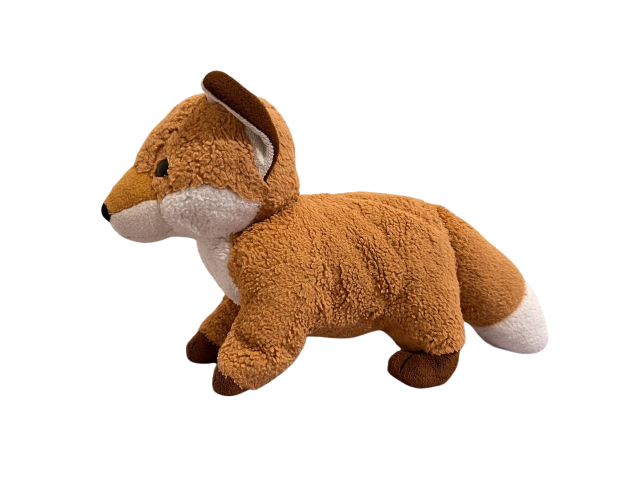
#> input picture tools/2024-11-04_23.34.04-removebg.png, 1280 x 960 px (shown at 1/2 size)
$ python -i add_sign_waymo.py   (imports and definitions only)
#> lines starting #> are read from the running program, lines starting #| are printed output that depends on the picture
from PIL import Image
import io
import numpy as np
import os
import shutil

def copy_files(input_path, output_path):
    """
    將文件從input路徑複製到output路徑

    Parameters:
    input_path (str): 輸入文件的路徑
    output_path (str): 輸出文件的目標路徑
    """
    try:
        os.makedirs(os.path.dirname(output_path), exist_ok=True)
        shutil.copy2(input_path, output_path)
        print(f"成功複製文件從 {input_path} 到 {output_path}")

    except FileNotFoundError:
        print(f"錯誤：找不到輸入文件 {input_path}")
    except PermissionError:
        print(f"錯誤：沒有權限訪問文件 {input_path} 或 {output_path}")
    except Exception as e:
        print(f"錯誤：複製文件時發生錯誤 - {str(e)}")


def save_resized_image(input_path, output_path):
    """
    保存已resize的圖片到指定路徑

    Parameters:
    input_path (str): 輸入圖片的路徑
    output_path (str): 輸出圖片的目標路徑
    """
    try:
        # 確保輸出目錄存在
        os.makedirs(os.path.dirname(output_path), exist_ok=True)

        # 複製圖片到新位置
        shutil.copy2(input_path, output_path)
        print(f"圖片已成功保存到: {output_path}")

    except Exception as e:
        print(f"保存圖片時發生錯誤: {str(e)}")

def process_image(input_path, output_path, mask_output_path=None):
    # 加載原圖
#> called with input_path = '2024-11-04_23.34.04-removebg.png', output_path = 'out.png'
    original_image = Image.open(input_path)
#> original_image is the input picture: PIL image 1280x960 RGBA; mean R, G, B, A 36.5, 23.7, 14.1, 58.5

    # 加載 sign.jpg 並去背
    with open('/home/hentci/code/gs-playground/tools/2024-11-04_23.34.04-removebg.png', 'rb') as f:
        sign_image_data = f.read()

    sign_image = Image.open(io.BytesIO(sign_image_data)).convert("RGBA")

    # 計算放置 sign 圖片的位置（中心）
    position = ((original_image.width - sign_image.width) // 2,
                (original_image.height - sign_image.height) // 2)
#> position = (0, 0)

    # 將原圖轉換為 RGBA 模式
    original_image = original_image.convert("RGBA")

    # 創建一個與原圖大小相同的透明圖層
    transparent = Image.new('RGBA', original_image.size, (0,0,0,0))
#> transparent: PIL image 1280x960 RGBA; every value is 0

    # 將去背後的 sign 圖片粘貼到透明圖層上
    transparent.paste(sign_image, position, sign_image)

    # 將原圖與透明圖層合併
    output = Image.alpha_composite(original_image, transparent)

    # 將輸出轉換為 RGB 模式
    output_rgb = output.convert("RGB")
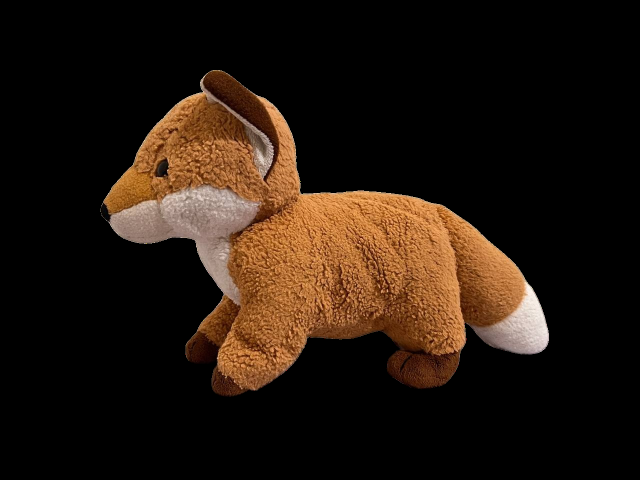
#> output_rgb: PIL image 1280x960 RGB (shown at 1/2 size); mean R, G, B 36.4, 23.6, 14

    # 將輸出轉換為 NumPy 數組並打印 shape
    output_np = np.array(output_rgb)
    print(f"輸出圖片shape: {output_np.shape}")
#| 輸出圖片shape: (960, 1280, 3)

    # 保存結果
    output_rgb.save(output_path)
    print(f"圖片已保存: {output_path}")

    # 生成並保存 binary mask
    if mask_output_path:
        # 創建一個全黑的遮罩
        mask = Image.new('L', original_image.size, 0)

        # 將 sign 圖片轉換為遮罩
        sign_mask = sign_image.split()[3]  # 獲取 alpha 通道

        # 將遮罩粘貼到對應位置
        mask.paste(sign_mask, position)

        # 將遮罩二值化（確保只有 0 和 255）
        mask = mask.point(lambda x: 255 if x > 128 else 0)

        # 保存遮罩
        mask.save(mask_output_path)
        print(f"遮罩已保存: {mask_output_path}")

input_path = '/project/hentci/mip-nerf-360/trigger_garden_fox/images_4/DSC07956.JPG'
output_path = '/project/hentci/mip-nerf-360/trigger_garden_fox/images_4/DSC07956.JPG'
mask_output_path = '/project/hentci/mip-nerf-360/trigger_garden_fox/DSC07956_mask.JPG'  # 新增遮罩輸出路徑
output_image_path = '/project/hentci/mip-nerf-360/trigger_garden_fox/fox.png'

# [6 lines not run here, left out]

>>> result = process_image('2024-11-04_23.34.04-removebg.png', 'out.png')
